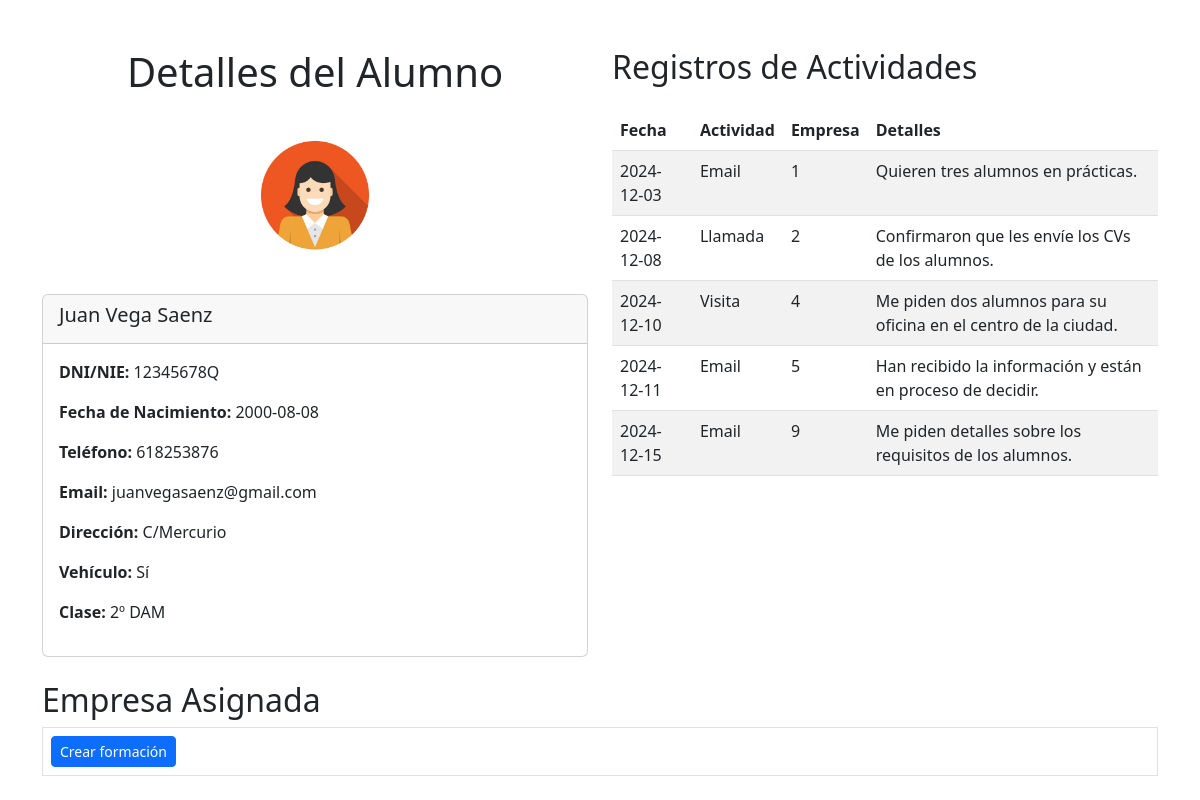
The app's page /code/alumno.php with its own data.
### tables this page shows
CREATE TABLE alumnos (
	dni_nie char(9) PRIMARY KEY,
	nombre VARCHAR(100) not null,
	apellido1 VARCHAR(100) not null,
	apellido2 VARCHAR(100),
	fecha_nacimiento DATE,
	telefono VARCHAR(50),
	email VARCHAR(255),
	direccion VARCHAR(255),
	vehiculo ENUM('Si','No'),
	clase enum('2º DAM', '1º DAM', '2º SMR', '1º SMR'),
	dni_tutor CHAR(9),
	id_empresa int UNSIGNED,
	FOREIGN KEY (id_empresa) REFERENCES empresas(id),
	FOREIGN KEY (dni_tutor) REFERENCES profesores(dni_nie) ON UPDATE CASCADE
);

CREATE TABLE registro (
	id int UNSIGNED AUTO_INCREMENT PRIMARY KEY,
	dni_nie_profesor char(9),
	fecha date NOT NULL,
	tipo_actividad enum('Llamada', 'Email', 'Visita'),
	id_empresa int UNSIGNED,
	dni_nie_alumno char(9),
	texto_registro varchar(255),
	FOREIGN KEY (dni_nie_profesor) REFERENCES profesores(dni_nie) ON UPDATE CASCADE,
	FOREIGN KEY (id_empresa) REFERENCES empresas(id) ON UPDATE CASCADE,
	FOREIGN KEY (dni_nie_alumno) REFERENCES alumnos(dni_nie) ON UPDATE CASCADE
);

### code/alumno.php (the view, shortened to what this page needs)
<?php
require 'conexion.php';
$stmt = $mysqli->prepare("
    SELECT
        a.dni_nie AS dni_nie,
        a.nombre AS nombre,
        CONCAT_WS(' ', a.apellido1, a.apellido2) AS apellidos,
        a.fecha_nacimiento AS fecha_nacimiento,
        a.telefono AS telefono,
        a.email AS email,
        a.direccion AS direccion,
        a.vehiculo AS vehiculo,
        a.clase AS clase,
        e.nombre_comercial AS empresa
    FROM
        alumnos a
    LEFT JOIN
        formaciones f ON a.dni_nie = f.dni_nie_alumno
    LEFT JOIN
        empresas e ON f.id_empresa = e.id
    WHERE
        a.dni_nie = ?;
");
$dni_nie = "12345678Q";
$stmt->bind_param("s", $dni_nie);
$stmt->execute();
$resultado = $stmt->get_result();
if ($fila = $resultado->fetch_assoc()) {
    $alumno = $fila;
} else {
    $alumno = null;
}
$stmt2 = $mysqli->prepare("
    SELECT fecha, tipo_actividad, id_empresa, texto_registro
    FROM registro
    WHERE dni_nie_alumno = ?;
");
$stmt2->bind_param("s", $dni_nie);
$stmt2->execute();
$resultado2 = $stmt2->get_result();
$registros = [];
while ($registro = $resultado2->fetch_assoc()) {
    $registros[] = $registro;
}
?>
<!DOCTYPE html>
<html lang="es">
<head>
    <link href="https://cdn.jsdelivr.net/npm/bootstrap@5.3.0-alpha1/dist/css/bootstrap.min.css" rel="stylesheet">
</head>
<body>
    <div class="container mt-5">
        <div class="row">
            <div class="col-md-6">
                <h1 class="text-center mb-4">Detalles del Alumno</h1>
                <div class="text-center mb-4">
                    <img src="../img/flat-business-woman-user-profile-avatar-icon-vector-4334111-2809499332.jpg" alt="Foto del Alumno" class="img-fluid rounded-circle" style="width: 150px; height: 150px;">
                </div>
                <?php if ($alumno): ?>
                    <div class="card">
                        <div class="card-header">
                            <h5 class="card-title"><?= htmlspecialchars($alumno['nombre'] . ' ' . $alumno['apellidos']) ?></h5>
                        </div>
                        <div class="card-body">
                            <p><strong>DNI/NIE:</strong> <?= htmlspecialchars($alumno['dni_nie']) ?></p>
                            <p><strong>Fecha de Nacimiento:</strong> <?= htmlspecialchars($alumno['fecha_nacimiento']) ?></p>
                            <p><strong>Teléfono:</strong> <?= htmlspecialchars($alumno['telefono']) ?></p>
                            <p><strong>Email:</strong> <?= htmlspecialchars($alumno['email']) ?></p>
                            <p><strong>Dirección:</strong> <?= htmlspecialchars($alumno['direccion']) ?></p>
                            <p><strong>Vehículo:</strong> <?= $alumno['vehiculo'] ? 'Sí' : 'No' ?></p>
                            <p><strong>Clase:</strong> <?= htmlspecialchars($alumno['clase']) ?></p>
                        </div>
                    </div>
                <?php else: ?>
                    <div class="alert alert-warning" role="alert">
                        No se encontró al alumno.
                    </div>
                <?php endif; ?>
            </div>
            <div class="col-md-6">
                <h2 class="mb-4">Registros de Actividades</h2>
                <?php if (count($registros) > 0): ?>
                    <table class="table table-striped">
                        <thead>
                            <tr>
                                <th>Fecha</th>
                                <th>Actividad</th>
                                <th>Empresa</th>
                                <th>Detalles</th>
                            </tr>
                        </thead>
                        <tbody>
                            <?php foreach ($registros as $registro): ?>
                                <tr>
                                    <td><?= htmlspecialchars($registro['fecha']) ?></td>
                                    <td><?= htmlspecialchars($registro['tipo_actividad']) ?></td>
                                    <td><?= htmlspecialchars($registro['id_empresa']) ?></td>
                                    <td><?= htmlspecialchars($registro['texto_registro']) ?></td>
                                </tr>
                            <?php endforeach; ?>
                        </tbody>
                    </table>
                <?php else: ?>
                    <div class="alert alert-info" role="alert">
                        No hay registros de actividades para este alumno.
                    </div>
                <?php endif; ?>
            </div>
        </div>
        <h2 class="mt-4">Empresa Asignada</h2>
        <table class="table table-bordered">
            <tr>
                <td>
                    <?php if ($alumno['empresa']): ?>
                        <span><?php echo htmlspecialchars($alumno['empresa']); ?></span>
                        <button class="btn btn-warning btn-sm" data-dni="<?= htmlspecialchars($alumno['dni_nie']) ?>" data-empresa="<?= htmlspecialchars($alumno['empresa']) ?>">Editar</button>
                    <?php else: ?>
                        <button class="btn btn-primary btn-sm" onclick="abrirVentanaEmergente('crear_formacion.php?dni=<?= htmlspecialchars($alumno['dni_nie']) ?>')">Crear formación</button>
                    <?php endif; ?>
                </td>
            </tr>
        </table>
    </div>
</body>
</html>

### records on screen
alumnos: dni_nie "12345678Q", fecha_nacimiento "2000-08-08", telefono "618253876", email "juanvegasaenz@gmail.com", direccion "C/Mercurio", clase "2º DAM"
registro: fecha "2024-12-03", tipo_actividad "Email", id_empresa "1", texto_registro "Quieren tres alumnos en prácticas."
registro: fecha "2024-12-08", tipo_actividad "Llamada", id_empresa "2", texto_registro "Confirmaron que les envíe los CVs de los alumnos."
registro: fecha "2024-12-10", tipo_actividad "Visita", id_empresa "4", texto_registro "Me piden dos alumnos para su oficina en el centro de la ciudad."
registro: fecha "2024-12-11", tipo_actividad "Email", id_empresa "5", texto_registro "Han recibido la información y están en proceso de decidir."
registro: fecha "2024-12-15", tipo_actividad "Email", id_empresa "9", texto_registro "Me piden detalles sobre los requisitos de los alumnos."

### other values on screen
$alumno['nombre'] . ' ' . $alumno['apellidos'] "Juan Vega Saenz"
